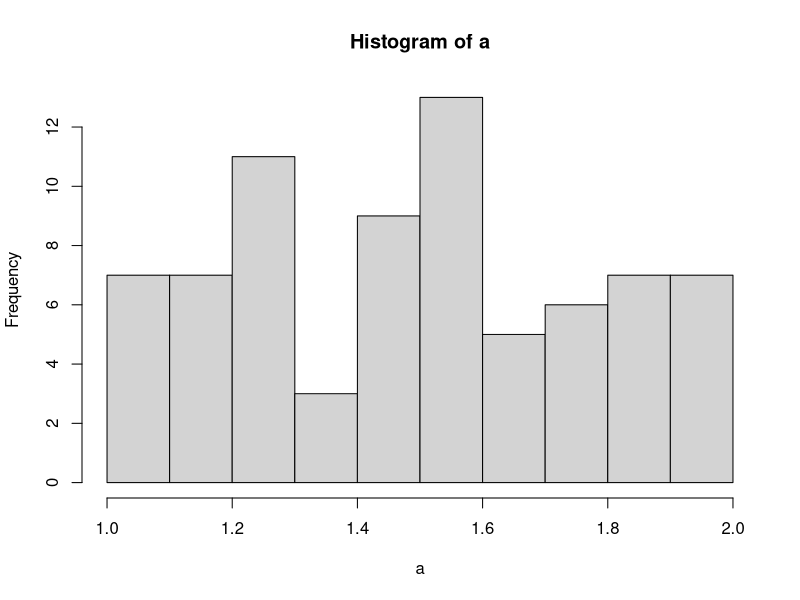
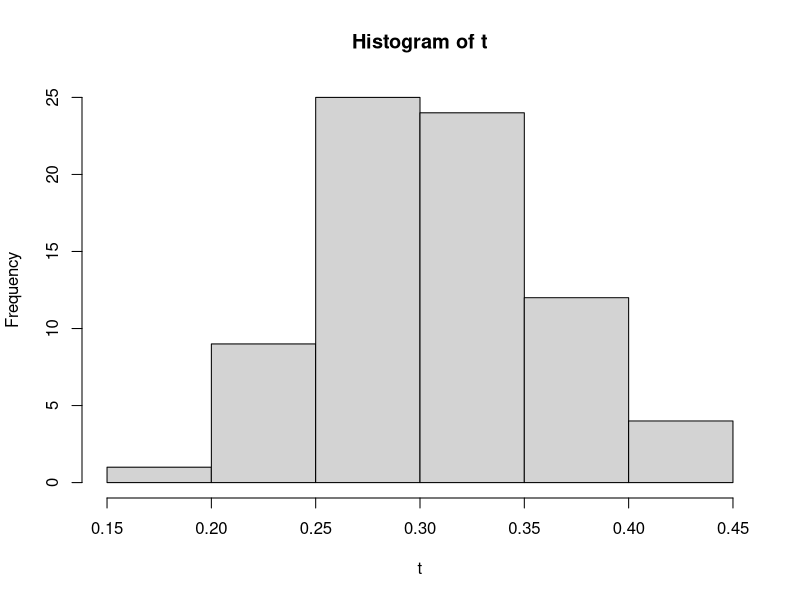
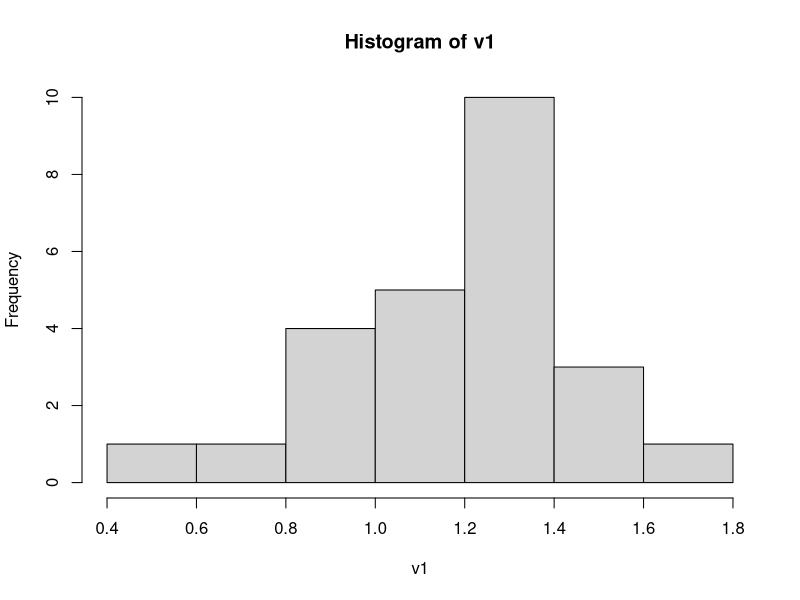

Write R code to recreate these figures, in order. (Note: this script raises an error after producing the figures.)
nC <- 3
nT <- 300
nP <- 25
N <- nC*nP

a <- runif(N,1,2)
hist(a)
t <- rnorm(N,0.3,0.05)
hist(t)
v1 <- abs(rnorm(nP,1.2,0.3))
hist(v1)
v2 <- rnorm(nP,1.8,0.3)
v3 <- rnorm(nP,2.5,0.3)
v <- c(v1,v2,v3)

data <- c()
for(i in 1:N){
    this.part <- generate_dataset(a[i],v[i],t[i],nT)
    data <- rbind(data,this.part)
}

pID <- rep(1:(nP*nC), each=nT)
cID <- rep(1:nC, each=nT*nP)
data <- data.frame("sub" = pID, "cond" = cID, "rt" = data[,1], "accuracy" = data[,2])
write.csv(data, file = "./toyData.csv")


tapply(data$accuracy, data$cond, mean)
range(data$rt)
hist(data$rt)
